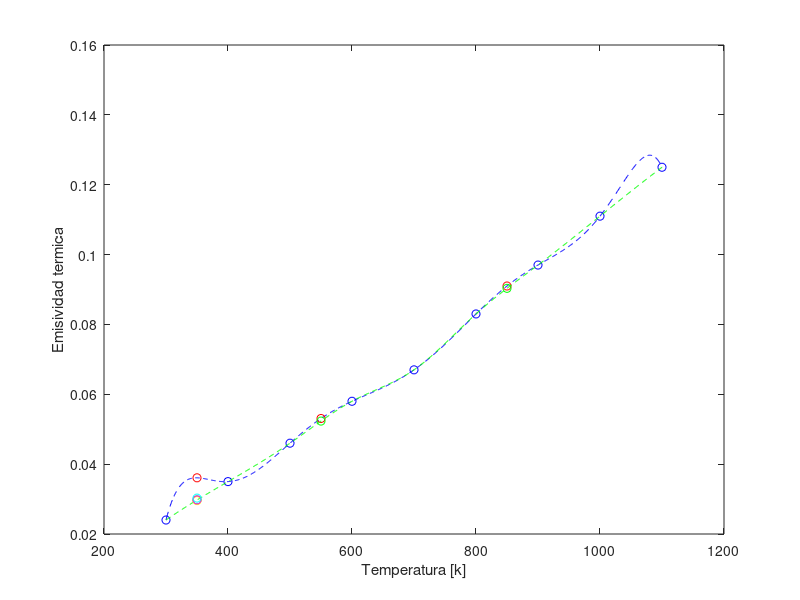

Source code (MATLAB):
clear;clc;
%temperatura
x=[300 400 500 600 700 800 900 1000 1100];
%emisividad termica
y=[0.024 0.035 0.046 0.058 0.067 0.083 0.097 0.111 0.125];
plot(x,y,'bo');hold on;
xlabel('Temperatura [k]'); ylabel('Emisividad termica');
%%PARTE 1 INTERPOLACION
%1)calculo el polinomio de grado 8 que interpola los datoss
p=polyfit(x(1:9),y(1:9),8);
p_350=polyval(p,350);p_550=polyval(p,550);p_850=polyval(p,850);
%2)grafica del polinomio 'p'.
%en xx,las posiciones: 1 es 300, 126 es 400, 251 es 500
%376 es 600, 501 es 700, 626 es 800, 751 es 900,
%876 es 1000 y 1001 es 1100.
xx=300:0.8:1100;
plot(xx,polyval(p,xx),'b--');
%grafica de los puntos.
plot(350,p_350,'ro');plot(550,p_550,'ro');plot(850,p_850,'ro');
%%PARTE 2 SPLINE CUBICA
%1)spline cubica.
s=spline(x,y);
s_350=ppval(s,350);s_550=ppval(s,550);s_850=ppval(s,850);
plot(xx,ppval(s,xx),'g--');
plot(350,s_350,'go');plot(550,s_550,'go');plot(850,s_850,'go');
%2)calculo de diferencias.
dif_350=abs(p_350 - s_350);
dif_550=abs(p_550 - s_550);
dif_850=abs(p_850 - s_850);
%PARTE 3 APROXIMACION A 350
%1) y 2) calculo de polinomios y puntos.
q=polyfit(x(1:4),y(1:4),3);q_350=polyval(q,350);
r=polyfit(x(1:5),y(1:5),4);r_350=polyval(r,350);
ss=polyfit(x(1:6),y(1:6),5);ss_350=polyval(ss,350);
plot(350,q_350,'yo');plot(350,r_350,'mo');plot(350,ss_350,'co');
%3)calculo la menor diferencia con la spline.
difq_350=abs(q_350 - s_350)
difr_350=abs(r_350 - s_350)
difss_350=abs(ss_350 - s_350)
%la aproximacion mas cercana es con el polinomio r.
display('r es la aproximacion en 350 mas cercana a la spline cubica');